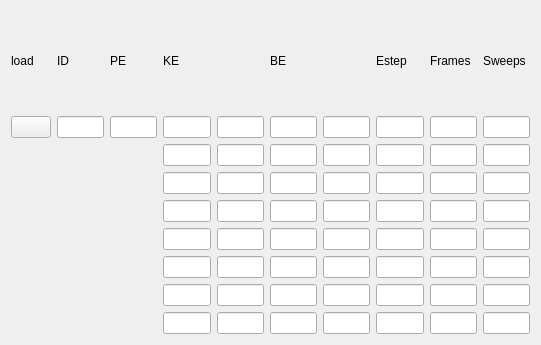
  <widget class="QWidget" name="layoutWidget_3">
   <property name="geometry">
    <rect>
     <x>580</x>
     <y>10</y>
     <width>541</width>
     <height>345</height>
    </rect>
   </property>
   <layout class="QGridLayout" name="gridLayout_7">
    <item row="0" column="8">
     <widget class="PyDMLabel" name="PyDMLabel_67">
      <property name="toolTip">
       <string/>
      </property>
      <property name="text">
       <string>Frames</string>
      </property>
     </widget>
    </item>
    <item row="9" column="7">
     <widget class="PyDMLineEdit" name="PyDMLineEdit_233">
      <property name="toolTip">
       <string/>
      </property>
     </widget>
    </item>
    <item row="10" column="3">
     <widget class="PyDMLineEdit" name="PyDMLineEdit_190">
      <property name="toolTip">
       <string/>
      </property>
      <property name="readOnly">
       <bool>true</bool>
      </property>
      <property name="channel" stdset="0">
       <string>ca://SPEC:ID_SV</string>
      </property>
     </widget>
    </item>
    <item row="0" column="5">
     <widget class="PyDMLabel" name="PyDMLabel_65">
      <property name="toolTip">
       <string/>
      </property>
      <property name="text">
       <string>BE</string>
      </property>
     </widget>
    </item>
    <item row="8" column="5">
     <widget class="PyDMLineEdit" name="PyDMLineEdit_209">
      <property name="toolTip">
       <string/>
      </property>
     </widget>
    </item>
    <item row="0" column="3">
     <widget class="PyDMLabel" name="PyDMLabel_68">
      <property name="toolTip">
       <string/>
      </property>
      <property name="text">
       <string>KE</string>
      </property>
     </widget>
    </item>
    <item row="1" column="6">
     <widget class="PyDMLineEdit" name="PyDMLineEdit_227">
      <property name="toolTip">
       <string/>
      </property>
      <property name="channel" stdset="0">
       <string>ca://SPEC:m1pit_SV</string>
      </property>
     </widget>
    </item>
    <item row="9" column="3">
     <widget class="PyDMLineEdit" name="PyDMLineEdit_229">
      <property name="toolTip">
       <string/>
      </property>
     </widget>
    </item>
    <item row="5" column="9">
     <widget class="PyDMLineEdit" name="PyDMLineEdit_238">
      <property name="toolTip">
       <string/>
      </property>
     </widget>
    </item>
    <item row="9" column="6">
     <widget class="PyDMLineEdit" name="PyDMLineEdit_198">
      <property name="toolTip">
       <string/>
      </property>
     </widget>
    </item>
    <item row="1" column="9">
     <widget class="PyDMLineEdit" name="PyDMLineEdit_244">
      <property name="toolTip">
       <string/>
      </property>
      <property name="channel" stdset="0">
       <string>ca://SPEC:exsv_2_SV</string>
      </property>
     </widget>
    </item>
    <item row="2" column="7">
     <widget class="PyDMLineEdit" name="PyDMLineEdit_197">
      <property name="toolTip">
       <string/>
      </property>
      <property name="channel" stdset="0">
       <string>ca://SPEC:sgmensz_SV1</string>
      </property>
     </widget>
    </item>
    <item row="12" column="7">
     <widget class="PyDMLineEdit" name="PyDMLineEdit_232">
      <property name="toolTip">
       <string/>
      </property>
     </widget>
    </item>
    <item row="3" column="9">
     <widget class="PyDMLineEdit" name="PyDMLineEdit_200">
      <property name="toolTip">
       <string/>
      </property>
     </widget>
    </item>
    <item row="3" column="3">
     <widget class="PyDMLineEdit" name="PyDMLineEdit_237">
      <property name="toolTip">
       <string/>
      </property>
      <property name="channel" stdset="0">
       <string>ca://SPEC:mono132_SV_S1</string>
      </property>
     </widget>
    </item>
    <item row="1" column="1">
     <widget class="PyDMLineEdit" name="PyDMLineEdit_266">
      <property name="toolTip">
       <string/>
      </property>
     </widget>
    </item>
    <item row="1" column="3">
     <widget class="PyDMLineEdit" name="PyDMLineEdit_196">
      <property name="toolTip">
       <string/>
      </property>
      <property name="channel" stdset="0">
       <string>ca://SPEC:mono132_SV</string>
      </property>
     </widget>
    </item>
    <item row="8" column="9">
     <widget class="PyDMLineEdit" name="PyDMLineEdit_221">
      <property name="toolTip">
       <string/>
      </property>
     </widget>
    </item>
    <item row="8" column="7">
     <widget class="PyDMLineEdit" name="PyDMLineEdit_216">
      <property name="toolTip">
       <string/>
      </property>
     </widget>
    </item>
    <item row="2" column="9">
     <widget class="PyDMLineEdit" name="PyDMLineEdit_189">
      <property name="toolTip">
       <string/>
      </property>
     </widget>
    </item>
    <item row="10" column="7">
     <widget class="PyDMLineEdit" name="PyDMLineEdit_247">
      <property name="toolTip">
       <string/>
      </property>
     </widget>
    </item>
    <item row="5" column="3">
     <widget class="PyDMLineEdit" name="PyDMLineEdit_251">
      <property name="toolTip">
       <string/>
      </property>
      <property name="channel" stdset="0">
       <string>ca://SPEC:mono132_SV_S1</string>
      </property>
     </widget>
    </item>
    <item row="3" column="6">
     <widget class="PyDMLineEdit" name="PyDMLineEdit_240">
      <property name="toolTip">
       <string/>
      </property>
      <property name="channel" stdset="0">
       <string>ca://SPEC:ID_SV1</string>
      </property>
     </widget>
    </item>
    <item row="1" column="5">
     <widget class="PyDMLineEdit" name="PyDMLineEdit_213">
      <property name="toolTip">
       <string/>
      </property>
      <property name="channel" stdset="0">
       <string>ca://SPEC:epu_SV</string>
      </property>
     </widget>
    </item>
    <item row="2" column="8">
     <widget class="PyDMLineEdit" name="PyDMLineEdit_205">
      <property name="toolTip">
       <string/>
      </property>
      <property name="channel" stdset="0">
       <string>ca://SPEC:exsv_2_SV1</string>
      </property>
     </widget>
    </item>
    <item row="12" column="4">
     <widget class="PyDMLineEdit" name="PyDMLineEdit_215">
      <property name="toolTip">
       <string/>
      </property>
      <property name="channel" stdset="0">
       <string>ca://SPEC:m1pit_SV</string>
      </property>
     </widget>
    </item>
    <item row="3" column="5">
     <widget class="PyDMLineEdit" name="PyDMLineEdit_231">
      <property name="toolTip">
       <string/>
      </property>
      <property name="channel" stdset="0">
       <string>ca://SPEC:sgmensw_SV1</string>
      </property>
     </widget>
    </item>
    <item row="8" column="4">
     <widget class="PyDMLineEdit" name="PyDMLineEdit_225">
      <property name="toolTip">
       <string/>
      </property>
     </widget>
    </item>
    <item row="12" column="6">
     <widget class="PyDMLineEdit" name="PyDMLineEdit_212">
      <property name="toolTip">
       <string/>
      </property>
     </widget>
    </item>
    <item row="5" column="6">
     <widget class="PyDMLineEdit" name="PyDMLineEdit_195">
      <property name="toolTip">
       <string/>
      </property>
     </widget>
    </item>
    <item row="0" column="2">
     <widget class="PyDMLabel" name="PyDMLabel_72">
      <property name="toolTip">
       <string/>
      </property>
      <property name="text">
       <string>PE</string>
      </property>
     </widget>
    </item>
    <item row="9" column="5">
     <widget class="PyDMLineEdit" name="PyDMLineEdit_248">
      <property name="toolTip">
       <string/>
      </property>
      <property name="channel" stdset="0">
       <string>ca://SPEC:mono132_SV_S2</string>
      </property>
     </widget>
    </item>
    <item row="8" column="8">
     <widget class="PyDMLineEdit" name="PyDMLineEdit_220">
      <property name="toolTip">
       <string/>
      </property>
     </widget>
    </item>
    <item row="5" column="4">
     <widget class="PyDMLineEdit" name="PyDMLineEdit_188">
      <property name="toolTip">
       <string/>
      </property>
     </widget>
    </item>
    <item row="2" column="4">
     <widget class="PyDMLineEdit" name="PyDMLineEdit_211">
      <property name="toolTip">
       <string/>
      </property>
     </widget>
    </item>
    <item row="12" column="3">
     <widget class="PyDMLineEdit" name="PyDMLineEdit_246">
      <property name="toolTip">
       <string/>
      </property>
     </widget>
    </item>
    <item row="0" column="1">
     <widget class="PyDMLabel" name="PyDMLabel_71">
      <property name="toolTip">
       <string/>
      </property>
      <property name="text">
       <string>ID</string>
      </property>
     </widget>
    </item>
    <item row="5" column="5">
     <widget class="PyDMLineEdit" name="PyDMLineEdit_193">
      <property name="toolTip">
       <string/>
      </property>
     </widget>
    </item>
    <item row="0" column="7">
     <widget class="PyDMLabel" name="PyDMLabel_55">
      <property name="toolTip">
       <string/>
      </property>
      <property name="text">
       <string>Estep</string>
      </property>
     </widget>
    </item>
    <item row="2" column="3">
     <widget class="PyDMLineEdit" name="PyDMLineEdit_250">
      <property name="toolTip">
       <string/>
      </property>
      <property name="channel" stdset="0">
       <string>ca://SPEC:mono132_SV_S1</string>
      </property>
     </widget>
    </item>
    <item row="3" column="8">
     <widget class="PyDMLineEdit" name="PyDMLineEdit_210">
      <property name="toolTip">
       <string/>
      </property>
     </widget>
    </item>
    <item row="9" column="4">
     <widget class="PyDMLineEdit" name="PyDMLineEdit_204">
      <property name="toolTip">
       <string/>
      </property>
     </widget>
    </item>
    <item row="10" column="8">
     <widget class="PyDMLineEdit" name="PyDMLineEdit_228">
      <property name="toolTip">
       <string/>
      </property>
     </widget>
    </item>
    <item row="1" column="2">
     <widget class="PyDMLineEdit" name="PyDMLineEdit_249">
      <property name="toolTip">
       <string/>
      </property>
     </widget>
    </item>
    <item row="12" column="8">
     <widget class="PyDMLineEdit" name="PyDMLineEdit_236">
      <property name="toolTip">
       <string/>
      </property>
     </widget>
    </item>
    <item row="1" column="7">
     <widget class="PyDMLineEdit" name="PyDMLineEdit_218">
      <property name="toolTip">
       <string/>
      </property>
      <property name="channel" stdset="0">
       <string>ca://SPEC:sgmensz_SV</string>
      </property>
     </widget>
    </item>
    <item row="3" column="4">
     <widget class="PyDMLineEdit" name="PyDMLineEdit_217">
      <property name="toolTip">
       <string/>
      </property>
      <property name="channel" stdset="0">
       <string>ca://SPEC:gap_SV1</string>
      </property>
     </widget>
    </item>
    <item row="12" column="9">
     <widget class="PyDMLineEdit" name="PyDMLineEdit_243">
      <property name="toolTip">
       <string/>
      </property>
     </widget>
    </item>
    <item row="9" column="8">
     <widget class="PyDMLineEdit" name="PyDMLineEdit_245">
      <property name="toolTip">
       <string/>
      </property>
     </widget>
    </item>
    <item row="1" column="4">
     <widget class="PyDMLineEdit" name="PyDMLineEdit_234">
      <property name="toolTip">
       <string/>
      </property>
      <property name="channel" stdset="0">
       <string>ca://SPEC:gap_SV</string>
      </property>
     </widget>
    </item>
    <item row="10" column="5">
     <widget class="PyDMLineEdit" name="PyDMLineEdit_199">
      <property name="toolTip">
       <string/>
      </property>
     </widget>
    </item>
    <item row="0" column="0">
     <widget class="PyDMLabel" name="PyDMLabel_56">
      <property name="toolTip">
       <string/>
      </property>
      <property name="text">
       <string>load</string>
      </property>
     </widget>
    </item>
    <item row="0" column="9">
     <widget class="PyDMLabel" name="PyDMLabel_63">
      <property name="toolTip">
       <string/>
      </property>
      <property name="text">
       <string>Sweeps</string>
      </property>
     </widget>
    </item>
    <item row="1" column="0">
     <widget class="PyDMShellCommand" name="PyDMShellCommand_28">
      <property name="toolTip">
       <string/>
      </property>
     </widget>
    </item>
    <item row="8" column="6">
     <widget class="PyDMLineEdit" name="PyDMLineEdit_223">
      <property name="toolTip">
       <string/>
      </property>
     </widget>
    </item>
    <item row="8" column="3">
     <widget class="PyDMLineEdit" name="PyDMLineEdit_206">
      <property name="toolTip">
       <string/>
      </property>
     </widget>
    </item>
    <item row="2" column="6">
     <widget class="PyDMLineEdit" name="PyDMLineEdit_202">
      <property name="toolTip">
       <string/>
      </property>
      <property name="channel" stdset="0">
       <string>ca://SPEC:m1pit_SV1</string>
      </property>
     </widget>
    </item>
    <item row="9" column="9">
     <widget class="PyDMLineEdit" name="PyDMLineEdit_194">
      <property name="toolTip">
       <string/>
      </property>
     </widget>
    </item>
    <item row="5" column="8">
     <widget class="PyDMLineEdit" name="PyDMLineEdit_230">
      <property name="toolTip">
       <string/>
      </property>
     </widget>
    </item>
    <item row="3" column="7">
     <widget class="PyDMLineEdit" name="PyDMLineEdit_187">
      <property name="toolTip">
       <string/>
      </property>
     </widget>
    </item>
    <item row="10" column="6">
     <widget class="PyDMLineEdit" name="PyDMLineEdit_242">
      <property name="toolTip">
       <string/>
      </property>
     </widget>
    </item>
    <item row="12" column="5">
     <widget class="PyDMLineEdit" name="PyDMLineEdit_226">
      <property name="toolTip">
       <string/>
      </property>
     </widget>
    </item>
    <item row="5" column="7">
     <widget class="PyDMLineEdit" name="PyDMLineEdit_208">
      <property name="toolTip">
       <string/>
      </property>
     </widget>
    </item>
    <item row="2" column="5">
     <widget class="PyDMLineEdit" name="PyDMLineEdit_191">
      <property name="toolTip">
       <string/>
      </property>
      <property name="channel" stdset="0">
       <string>ca://SPEC:epu_SV1</string>
      </property>
     </widget>
    </item>
    <item row="10" column="4">
     <widget class="PyDMLineEdit" name="PyDMLineEdit_214">
      <property name="toolTip">
       <string/>
      </property>
      <property name="channel" stdset="0">
       <string>ca://SPEC:m1pit_SV</string>
      </property>
     </widget>
    </item>
    <item row="1" column="8">
     <widget class="PyDMLineEdit" name="PyDMLineEdit_222">
      <property name="toolTip">
       <string/>
      </property>
      <property name="channel" stdset="0">
       <string>ca://SPEC:sgmensw_SV</string>
      </property>
     </widget>
    </item>
    <item row="10" column="9">
     <widget class="PyDMLineEdit" name="PyDMLineEdit_201">
      <property name="toolTip">
       <string/>
      </property>
     </widget>
    </item>
   </layout>
  </widget>
